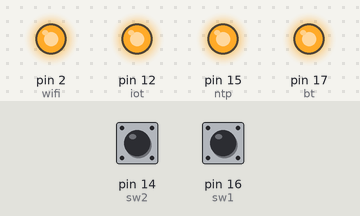
This sketch was run on a simulated Arduino Uno, built with avr-gcc and run on an emulated ATmega328P. On the bench: output pins drawn as LEDs (lit = HIGH). The test bench sets the inputs (shaded band); at power-on: pin 14 (sw2) HIGH, pin 16 (sw1) HIGH.

Above: at 1.2 s.
1.3 s: pin 14 (sw2) pulled LOW for 0.15 s
At 1.4 s:
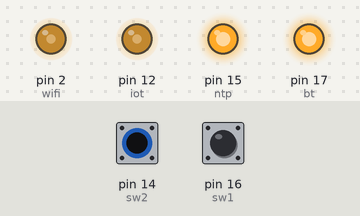
3.0 s: pin 16 (sw1) pulled LOW for 0.15 s
At 4.3 s:
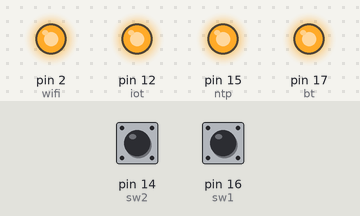
4.7 s: pin 14 (sw2) pulled LOW for 1 s
At 5.5 s:
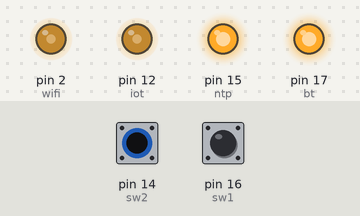
7.2 s: pin 14 (sw2) pulled LOW for 0.15 s
At 8.6 s:
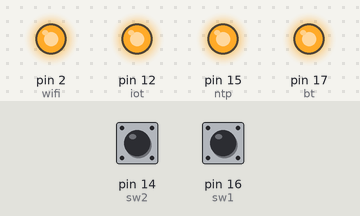
8.9 s: pin 14 (sw2) pulled LOW for 3.2 s
At 10.1 s:
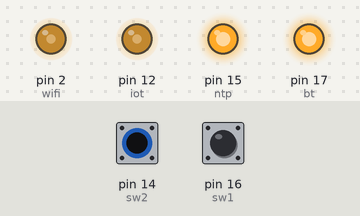
13.6 s: pin 16 (sw1) pulled LOW for 3.2 s
At 14.4 s:
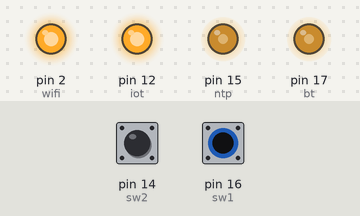
Timing chart, 0 to 18.3 s (numbered marks = the images above; inputs shaded):
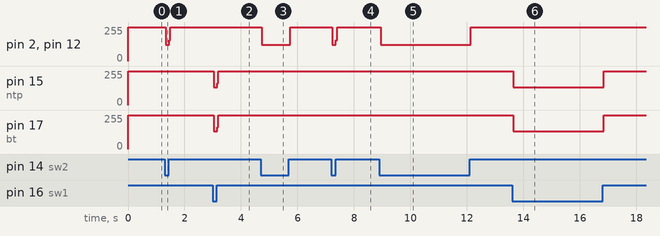

The sketch:

function_motor_switch.ino
```cpp
const int bt = 17 ;
const int wifi = 2 ;
const int ntp = 15 ;
const int iot = 12 ;
const int sw1 = 16;
const int sw2 = 14;


void setup() {
  pinMode(bt, OUTPUT);
  pinMode(wifi, OUTPUT);
  pinMode(ntp, OUTPUT);
  pinMode(iot, OUTPUT);
  pinMode(sw1, INPUT_PULLUP);
  pinMode(sw2, INPUT_PULLUP);

}

void loop()
{
  if(digitalRead(sw1)== LOW){
    forward();
  }else{
    stopped();
  }
  if(digitalRead(sw2)== LOW){
    backward();
  }else{
    stopped();
  }

}
```

backward.ino
```cpp
void backward(){ //1010
  digitalWrite(bt,HIGH);
  digitalWrite(wifi,LOW);
  digitalWrite(ntp,HIGH);
  digitalWrite(iot,LOW);
}
```

forward.ino
```cpp
void forward(){ //0101
  digitalWrite(bt,LOW);
  digitalWrite(wifi,HIGH);
  digitalWrite(ntp,LOW);
  digitalWrite(iot,HIGH);
}
```

stopped.ino
```cpp
void stopped(){
  digitalWrite(bt,HIGH);
  digitalWrite(wifi,HIGH);
  digitalWrite(ntp,HIGH);
  digitalWrite(iot,HIGH);
}
```

Measured:
- after the input at 1.3 s, pin 2 (wifi), pin 12 (iot): 255/255 → 121/255 at once, → 255/255 0.12 s later
- after the input at 3.0 s, pin 15 (ntp), pin 17 (bt): 255/255 → 134/255 at once, → 255/255 0.12 s later
- after the input at 4.7 s, pin 2 (wifi), pin 12 (iot): 255/255 → 121/255 at once, → 255/255 1.0 s later
- after the input at 7.2 s, pin 2 (wifi), pin 12 (iot): 255/255 → 121/255 at once, → 255/255 0.12 s later
- after the input at 8.9 s, pin 2 (wifi), pin 12 (iot): 255/255 → 121/255 at once, → 255/255 3.2 s later
- after the input at 13.6 s, pin 15 (ntp), pin 17 (bt): 255/255 → 134/255 at once, → 255/255 3.2 s later
